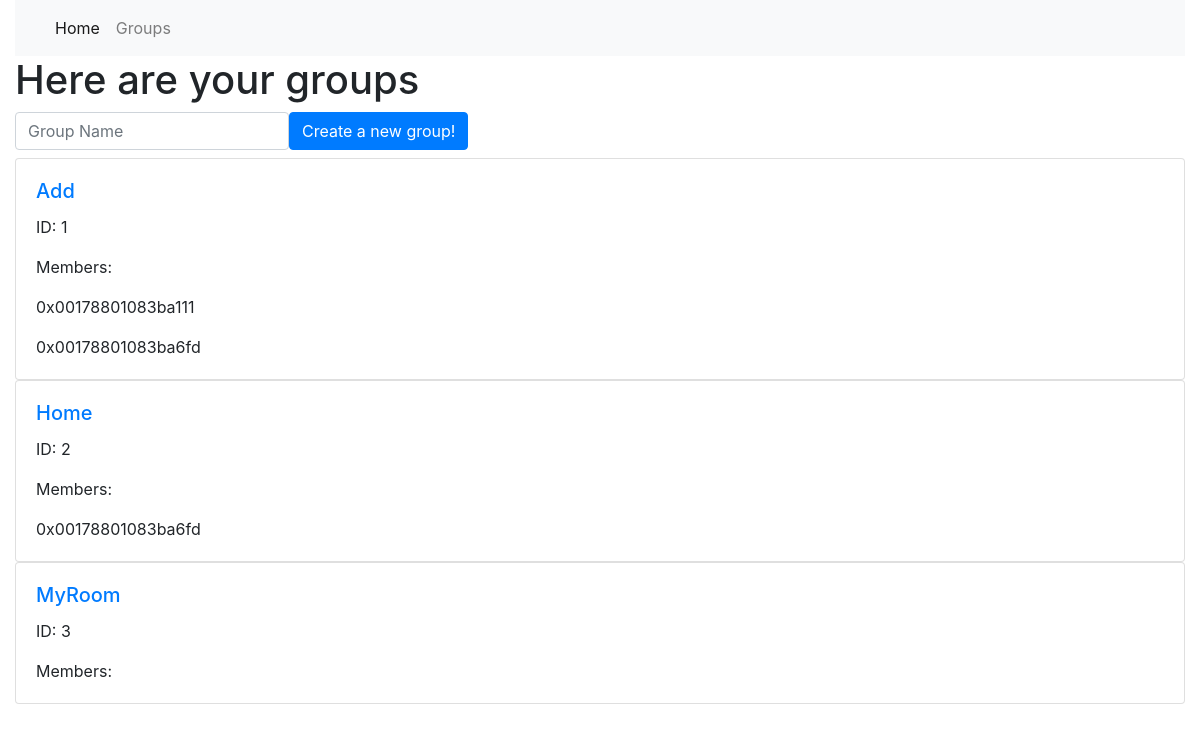
The app's page /groups/ with its own data.
### core/models.py (models this page shows)
class ZigbeeGroups(models.Model):
    group_id = models.IntegerField(primary_key=True)
    friendly_name = models.CharField(max_length=50)
    members = models.JSONField()

### core/views.py (the view)
# urls.py: path('groups/', views.groups, name='groups')
def groups(request):
    DeviceGroup().groups
    context = {
        'devices': ZigbeeDevice.objects.all(),
        'groups':  ZigbeeGroups.objects.all()
    }
    if request.method == 'POST':
        if request.POST.get('add', None) is not None:
            message = request.POST.get('add', None)
            DeviceSetter().publishCustomNewGroup('add', message)
    html_template = loader.get_template('groups.html')
    return HttpResponse(html_template.render(context, request))

### HomeAssistant/templates/groups.html (shortened to what this page needs)
{% extends "layouts/base.html" %}
{% block content %}
<h1>Here are your groups</h1>
 <form class="form-inline" method="POST" action="/groups/">
    <div class="form-group mb-2">
     <input class="form-control" type="text" placeholder="Group Name" name="add">
    <button type="submit" class="btn btn-primary" name="submit_new" value="submit_new">Create a new group!</button>
    </div>
</form>
{% for group in groups %}
<div class="card">
    <div class="card-body">
      <a href="{{group.friendly_name}}/"><h5 class="card-title">{{group.friendly_name}}</h5></a>
      <p class="card-text">ID: {{group.group_id}}</p>
      <p class="card-text">Members:</p>
      {% for member in group.members %}
        <p class="card-text">{{member.ieee_address}}</p>
      {% endfor %}
    </div>
  </div>
{% endfor %}
{% endblock content %}

### records on screen
ZigbeeGroups: friendly_name "Add", group_id "1", ieee_address "0x00178801083ba111" "0x00178801083ba6fd"
ZigbeeGroups: friendly_name "Home", group_id "2", ieee_address "0x00178801083ba6fd"
ZigbeeGroups: friendly_name "MyRoom", group_id "3"
